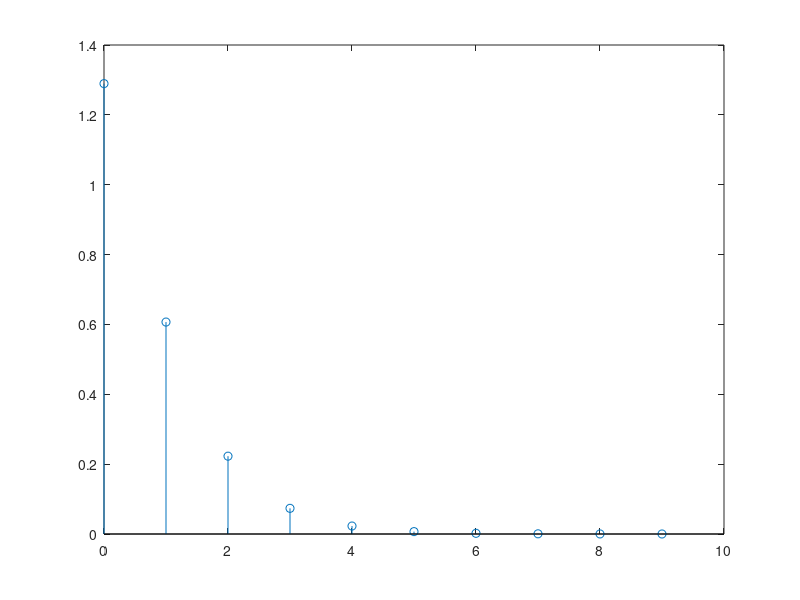

Write MATLAB code to recreate this figure.

fun = @(v,c) (1+0.25*0.25-0.5*cos(2*pi*v)).^(-1).*abs((1-0.25*exp(-1i*2*pi*v)).^(-1)).*abs((1-0.25*exp(-1i*2*pi*v)).^(-1)).*exp(1i*2*pi*v*c);
c=0;
ry(1)=integral(@(v) fun(v,c),-0.5,0.5);
for c=1:9
ry(c+1)=integral(@(v) fun(v,c),-0.5,0.5);
end
c=0:1:9;
stem(c,ry);




































































